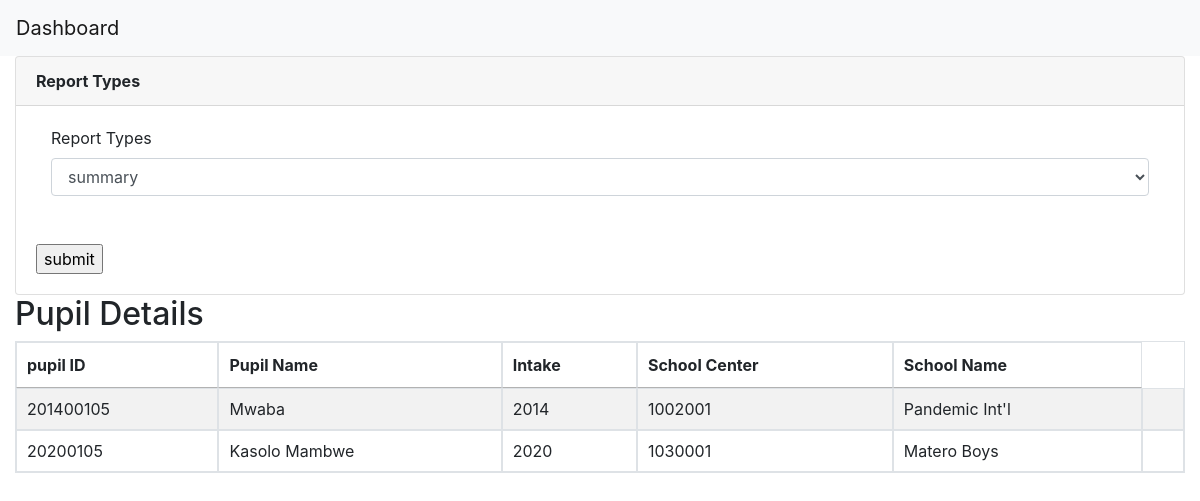
Before: /admin/reports.php (signed in) with the older database file.
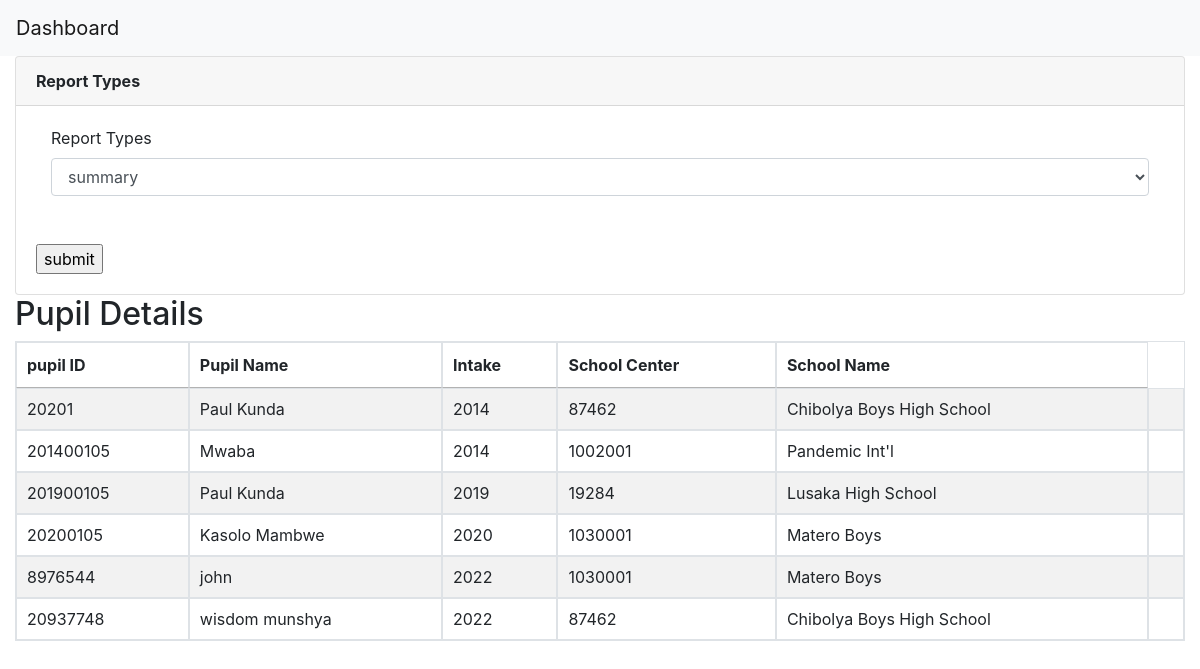
After: the same page with the newer database file.
### tables this page shows
CREATE TABLE `pupils_accounts` (
  `id` int(11) NOT NULL,
  `pupil_id` varchar(50) NOT NULL,
  `pupil_password` varchar(100) NOT NULL,
  `pupil_school` varchar(50) NOT NULL,
  `pupil_intake` varchar(4) NOT NULL,
  `pupil_name` varchar(50) NOT NULL,
  `pupil_gender` text NOT NULL,
  `pupil_address` varchar(30) NOT NULL
);

CREATE TABLE `schools` (
  `school_center` int(11) DEFAULT NULL,
  `school_name` varchar(50) NOT NULL,
  `school_location` varchar(50) NOT NULL,
  `school_district` varchar(35) NOT NULL,
  `school_province` text NOT NULL
);

### admin/reports.php (the view, shortened to what this page needs)
<?php
require_once '../connection.php';
?>
<!DOCTYPE html>
<html lang="en">
<head>
    <link rel="stylesheet" href="https://cdn.datatables.net/1.10.20/css/jquery.dataTables.min.css">
<link href="https://cdnjs.cloudflare.com/ajax/libs/select2/4.0.6-rc.0/css/select2.min.css" rel="stylesheet" />
</head>
<body>
<?php
require_once '../navbar_header.php';
?>
    <div class="wrapper">
        <div class="container-fluid">
            <div class="row">
                <div class="col-md-12">
                <div class="card">
                    <div class="card-header">
                        <strong class="card-title">Report Types</strong>
                    </div>
                    <div class="card-body">
                    <form action="generate.php" method="POST">
                        <div class="col-sm-12">
                            <label>Report Types</label>
                            <select class="form-control" name="reportType" onChange="reportSelect(this)">
                                <option id="summaryReport" value="summaryReport"> summary</option>
                            </select>
                        </div>
                        <br>
                    <br>
                        <input type="submit" value="submit"/>
                    </form>
                    </div>
                </div>
                    <div class="page-header clearfix">
                        <h2 class="pull-left">Pupil Details</h2>
                    </div>
                    <?php
                    $sql = "SELECT pupil_id,pupil_name,pupil_intake,school_center,school_name FROM pupils_accounts,schools WHERE pupil_school=school_center ORDER BY pupils_accounts.pupil_intake ASC";
                    if($result = $db_link->query($sql)){
                        if($result->num_rows > 0){
                            echo "<table id='myTable'  class='table table-bordered table-striped'>";
                                echo "<thead>";
                                    echo "<tr>";
                                        echo "<th>pupil ID</th>";
                                        echo "<th>Pupil Name</th>";
                                        echo "<th>Intake</th>";
                                        echo "<th>School Center</th>";
                                        echo "<th>School Name</th>";
                                    echo "</tr>";
                                echo "</thead>";
                                echo "<tbody>";
                                while($row = $result->fetch_array()){
                                    echo "<tr>";
                                        echo "<td>" . $row['pupil_id'] . "</td>";
                                        echo "<td>" . $row['pupil_name'] . "</td>";
                                        echo "<td>" . $row['pupil_intake'] . "</td>";
                                        echo "<td>" . $row['school_center'] . "</td>";
                                        echo "<td>" . $row['school_name'] . "</td>";
                                        echo "<td>";
                                        echo "</td>";
                                    echo "</tr>";
                                }
                                echo "</tbody>";
                            echo "</table>";
                        } else{
                            echo "<p class='lead'><em>No records were found.</em></p>";
                        }
                    } else{
                        echo "ERROR: Could not able to execute $sql. " . $db_link->error;
                    }
                    ?>
                </div>
            </div>
        </div>
    </div>
</body>
</html>

### navbar_header.php (shortened to what this page needs)
<link rel="stylesheet" href="https://maxcdn.bootstrapcdn.com/bootstrap/4.0.0/css/bootstrap.min.css">
<nav class="navbar navbar-expand-lg navbar-light bg-light">
  <a class="navbar-brand" href="index.php">Dashboard</a>
</nav>

Changed rows visible on the page:
now on this page (row edited): pupils_accounts: pupil "20201", pupil_name "Paul Kunda", pupil_intake "2014", schools.school_center "87462", schools.school_name "Chibolya Boys High School"
now on this page (row edited): pupils_accounts: pupil "201900105", pupil_name "Paul Kunda", pupil_intake "2019", schools.school_center "19284", schools.school_name "Lusaka High School"
added pupils_accounts: pupil "8976544", pupil_name "john", pupil_intake "2022", schools.school_center "1030001", schools.school_name "Matero Boys"
added pupils_accounts: pupil "20937748", pupil_name "wisdom munshya", pupil_intake "2022", schools.school_center "87462", schools.school_name "Chibolya Boys High School"
